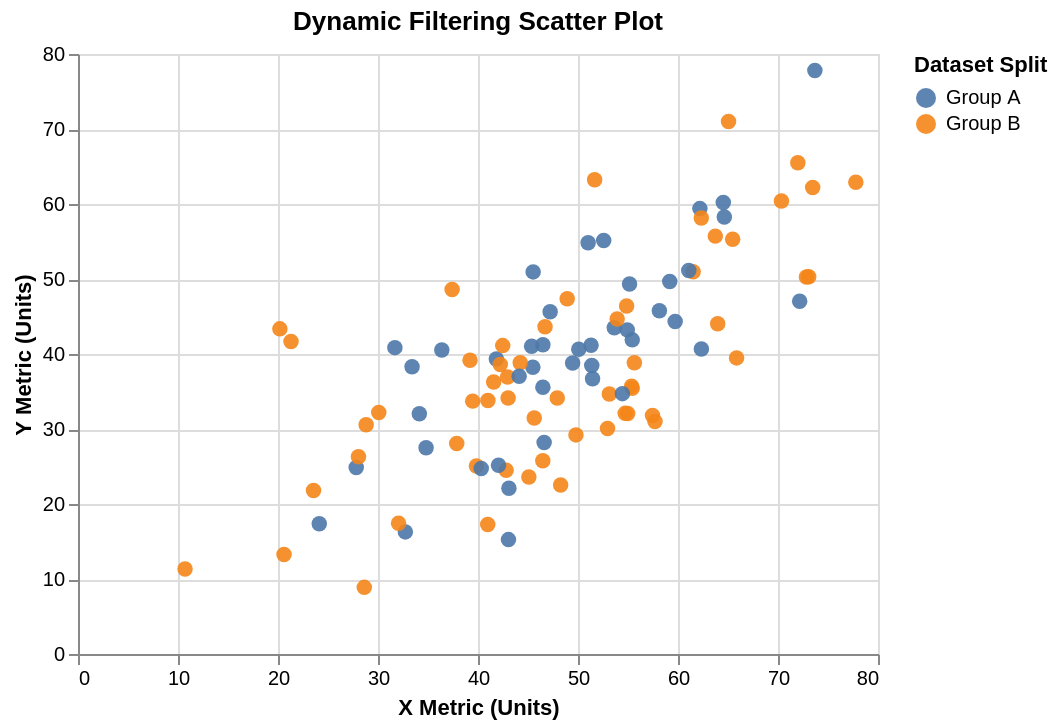

The specification (Vega-Lite) saved for this image:
### Vega-Lite specification from a JSON file in a GitHub repository (floating-point values rounded to 4 significant figures)
{"config": {"view": {"continuousWidth": 300, "continuousHeight": 300}}, "data": {"name": "data-1b91bf02e64fbef36b36e9ff7b5fa7d1"}, "mark": {"type": "circle", "size": 60}, "encoding": {"color": {"condition": {"test": "datum.X_Axis >= x_threshold", "field": "Group", "scale": {"scheme": "tableau10"}, "title": "Dataset Split", "type": "nominal"}, "value": "#E0E0E0"}, "opacity": {"condition": {"test": "datum.X_Axis >= x_threshold", "value": 0.9}, "value": 0.2}, "tooltip": [{"field": "X_Axis", "type": "quantitative"}, {"field": "Y_Axis", "type": "quantitative"}, {"field": "Group", "type": "nominal"}], "x": {"field": "X_Axis", "title": "X Metric (Units)", "type": "quantitative"}, "y": {"field": "Y_Axis", "title": "Y Metric (Units)", "type": "quantitative"}}, "height": 300, "params": [{"name": "x_threshold", "value": 0}], "title": "Dynamic Filtering Scatter Plot", "width": 400, "$schema": "https://vega.github.io/schema/vega-lite/v5.20.1.json", "datasets": {"data-1b91bf02e64fbef36b36e9ff7b5fa7d1": [{"X_Axis": 57.45, "Y_Axis": 31.81, "Group": "Group B"}, {"X_Axis": 47.93, "Y_Axis": 34.13, "Group": "Group B"}, {"X_Axis": 59.72, "Y_Axis": 44.35, "Group": "Group A"}, {"X_Axis": 72.85, "Y_Axis": 50.25, "Group": "Group B"}, {"X_Axis": 46.49, "Y_Axis": 35.58, "Group": "Group A"}, {"X_Axis": 46.49, "Y_Axis": 41.23, "Group": "Group A"}, {"X_Axis": 73.69, "Y_Axis": 77.81, "Group": "Group A"}, {"X_Axis": 61.51, "Y_Axis": 50.95, "Group": "Group B"}, {"X_Axis": 42.96, "Y_Axis": 36.94, "Group": "Group B"}, {"X_Axis": 58.14, "Y_Axis": 45.77, "Group": "Group A"}, {"X_Axis": 43.05, "Y_Axis": 15.25, "Group": "Group A"}, {"X_Axis": 43.01, "Y_Axis": 34.15, "Group": "Group B"}, {"X_Axis": 53.63, "Y_Axis": 43.51, "Group": "Group A"}, {"X_Axis": 21.3, "Y_Axis": 41.67, "Group": "Group B"}, {"X_Axis": 24.13, "Y_Axis": 17.38, "Group": "Group A"}, {"X_Axis": 41.57, "Y_Axis": 36.27, "Group": "Group B"}, {"X_Axis": 34.81, "Y_Axis": 27.5, "Group": "Group A"}, {"X_Axis": 54.71, "Y_Axis": 32.08, "Group": "Group B"}, {"X_Axis": 36.38, "Y_Axis": 40.53, "Group": "Group A"}, {"X_Axis": 28.82, "Y_Axis": 30.57, "Group": "Group B"}, {"X_Axis": 71.98, "Y_Axis": 65.5, "Group": "Group B"}, {"X_Axis": 46.61, "Y_Axis": 28.2, "Group": "Group A"}, {"X_Axis": 51.01, "Y_Axis": 54.84, "Group": "Group A"}, {"X_Axis": 28.63, "Y_Axis": 8.885, "Group": "Group B"}, {"X_Axis": 41.83, "Y_Axis": 39.34, "Group": "Group A"}, {"X_Axis": 51.66, "Y_Axis": 63.24, "Group": "Group B"}, {"X_Axis": 32.74, "Y_Axis": 16.28, "Group": "Group A"}, {"X_Axis": 55.64, "Y_Axis": 38.85, "Group": "Group B"}, {"X_Axis": 40.99, "Y_Axis": 33.79, "Group": "Group B"}, {"X_Axis": 45.62, "Y_Axis": 31.46, "Group": "Group B"}, {"X_Axis": 40.97, "Y_Axis": 17.27, "Group": "Group B"}, {"X_Axis": 77.78, "Y_Axis": 62.91, "Group": "Group B"}, {"X_Axis": 49.8, "Y_Axis": 29.21, "Group": "Group B"}, {"X_Axis": 34.13, "Y_Axis": 32.04, "Group": "Group A"}, {"X_Axis": 62.34, "Y_Axis": 40.68, "Group": "Group A"}, {"X_Axis": 31.69, "Y_Axis": 40.85, "Group": "Group A"}, {"X_Axis": 53.13, "Y_Axis": 34.67, "Group": "Group B"}, {"X_Axis": 20.6, "Y_Axis": 13.26, "Group": "Group B"}, {"X_Axis": 30.08, "Y_Axis": 32.2, "Group": "Group B"}, {"X_Axis": 52.95, "Y_Axis": 30.05, "Group": "Group B"}, {"X_Axis": 61.08, "Y_Axis": 51.14, "Group": "Group A"}, {"X_Axis": 52.57, "Y_Axis": 55.13, "Group": "Group A"}, {"X_Axis": 48.27, "Y_Axis": 22.54, "Group": "Group B"}, {"X_Axis": 45.48, "Y_Axis": 38.23, "Group": "Group A"}, {"X_Axis": 27.82, "Y_Axis": 24.86, "Group": "Group A"}, {"X_Axis": 39.2, "Y_Axis": 39.18, "Group": "Group B"}, {"X_Axis": 43.09, "Y_Axis": 22.1, "Group": "Group A"}, {"X_Axis": 65.86, "Y_Axis": 39.48, "Group": "Group B"}, {"X_Axis": 55.15, "Y_Axis": 49.34, "Group": "Group A"}, {"X_Axis": 23.55, "Y_Axis": 21.81, "Group": "Group B"}, {"X_Axis": 54.86, "Y_Axis": 46.39, "Group": "Group B"}, {"X_Axis": 44.22, "Y_Axis": 38.84, "Group": "Group B"}, {"X_Axis": 39.85, "Y_Axis": 25.08, "Group": "Group B"}, {"X_Axis": 59.18, "Y_Axis": 49.66, "Group": "Group A"}, {"X_Axis": 65.46, "Y_Axis": 55.3, "Group": "Group B"}, {"X_Axis": 63.97, "Y_Axis": 44.03, "Group": "Group B"}, {"X_Axis": 37.41, "Y_Axis": 48.59, "Group": "Group B"}, {"X_Axis": 45.36, "Y_Axis": 41.03, "Group": "Group A"}, {"X_Axis": 54.97, "Y_Axis": 32.06, "Group": "Group B"}, {"X_Axis": 64.63, "Y_Axis": 58.27, "Group": "Group A"}, {"X_Axis": 42.81, "Y_Axis": 24.5, "Group": "Group B"}, {"X_Axis": 47.22, "Y_Axis": 45.64, "Group": "Group A"}, {"X_Axis": 33.4, "Y_Axis": 38.31, "Group": "Group A"}, {"X_Axis": 32.06, "Y_Axis": 17.44, "Group": "Group B"}, {"X_Axis": 62.19, "Y_Axis": 59.38, "Group": "Group A"}, {"X_Axis": 70.34, "Y_Axis": 60.4, "Group": "Group B"}, {"X_Axis": 48.92, "Y_Axis": 47.36, "Group": "Group B"}, {"X_Axis": 65.05, "Y_Axis": 71.01, "Group": "Group B"}, {"X_Axis": 55.42, "Y_Axis": 41.89, "Group": "Group A"}, {"X_Axis": 40.32, "Y_Axis": 24.72, "Group": "Group A"}, {"X_Axis": 55.42, "Y_Axis": 35.44, "Group": "Group B"}, {"X_Axis": 73.07, "Y_Axis": 50.3, "Group": "Group B"}, {"X_Axis": 49.46, "Y_Axis": 38.8, "Group": "Group A"}, {"X_Axis": 73.47, "Y_Axis": 62.19, "Group": "Group B"}, {"X_Axis": 10.7, "Y_Axis": 11.33, "Group": "Group B"}, {"X_Axis": 62.33, "Y_Axis": 58.13, "Group": "Group B"}, {"X_Axis": 51.31, "Y_Axis": 41.17, "Group": "Group A"}, {"X_Axis": 45.51, "Y_Axis": 50.95, "Group": "Group A"}, {"X_Axis": 51.38, "Y_Axis": 38.45, "Group": "Group A"}, {"X_Axis": 20.19, "Y_Axis": 43.35, "Group": "Group B"}, {"X_Axis": 46.7, "Y_Axis": 43.62, "Group": "Group B"}, {"X_Axis": 55.36, "Y_Axis": 35.71, "Group": "Group B"}, {"X_Axis": 72.17, "Y_Axis": 47.03, "Group": "Group A"}, {"X_Axis": 42.23, "Y_Axis": 38.61, "Group": "Group B"}, {"X_Axis": 37.87, "Y_Axis": 28.06, "Group": "Group B"}, {"X_Axis": 42.47, "Y_Axis": 41.12, "Group": "Group B"}, {"X_Axis": 63.73, "Y_Axis": 55.72, "Group": "Group B"}, {"X_Axis": 54.93, "Y_Axis": 43.22, "Group": "Group A"}, {"X_Axis": 42.05, "Y_Axis": 25.17, "Group": "Group A"}, {"X_Axis": 57.7, "Y_Axis": 31.01, "Group": "Group B"}, {"X_Axis": 51.46, "Y_Axis": 36.7, "Group": "Group A"}, {"X_Axis": 64.53, "Y_Axis": 60.19, "Group": "Group A"}, {"X_Axis": 39.47, "Y_Axis": 33.72, "Group": "Group B"}, {"X_Axis": 45.09, "Y_Axis": 23.61, "Group": "Group B"}, {"X_Axis": 44.12, "Y_Axis": 37.03, "Group": "Group A"}, {"X_Axis": 28.05, "Y_Axis": 26.29, "Group": "Group B"}, {"X_Axis": 54.44, "Y_Axis": 34.71, "Group": "Group A"}, {"X_Axis": 53.92, "Y_Axis": 44.67, "Group": "Group B"}, {"X_Axis": 50.08, "Y_Axis": 40.64, "Group": "Group A"}, {"X_Axis": 46.48, "Y_Axis": 25.76, "Group": "Group B"}]}}
